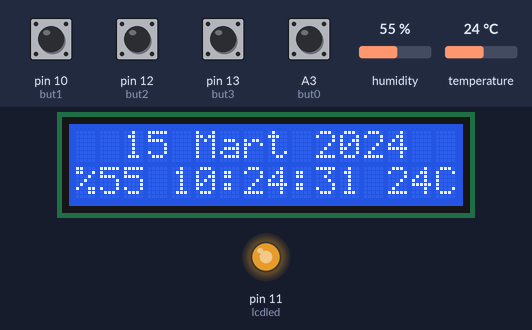
A sketch run on a simulated Arduino Uno, built with avr-gcc and run on an emulated ATmega328P. On the bench: 16×2 character LCD, output pins drawn as LEDs (lit = HIGH). Wiring (inferred from the names in the program): DS1307 clock at I2C address 0x68. The inputs (shaded band) are chosen by the test bench; at power-on: A3 (but0), pin 10 (but1), pin 12 (but2), pin 13 (but3) LOW, temperature 24 °C, humidity 55 %. The local clock reads 2024-03-15 10:24:30 at power-on unless the sketch sets it.

Above: at 1.2 s.
1.3 s: temperature set to 11 °C
At 2.9 s:
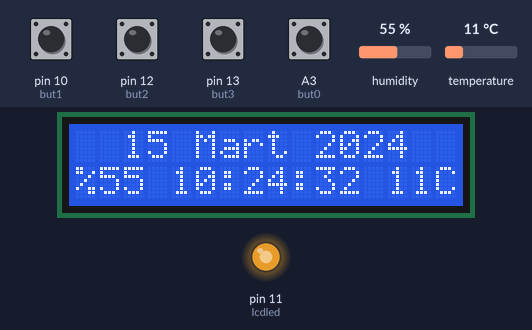
4.6 s: temperature set to 8 °C
At 6.5 s:
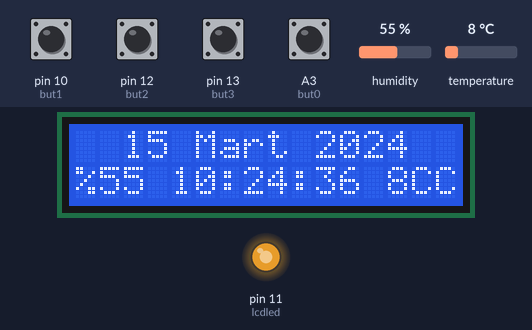
10.6 s: pin 10 (but1) pulled HIGH for 1.25 s
At 12.6 s:
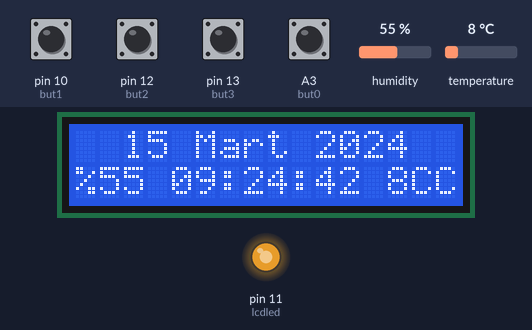
14.8 s: pin 10 (but1) pulled HIGH for 1.25 s
At 17.1 s:
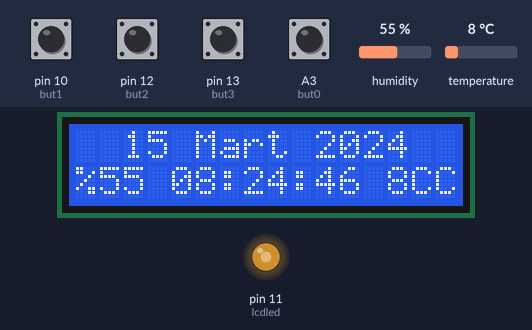
21.9 s: pin 10 (but1) pulled HIGH for 1.25 s
At 24.2 s:
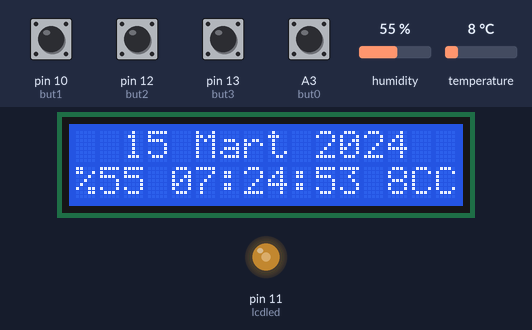
29.0 s: pin 12 (but2) pulled HIGH for 1.25 s
At 30.9 s:
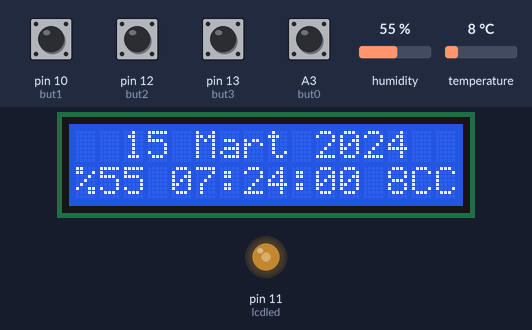
Timing chart, 0 to 32.4 s (numbered marks = the images above; inputs shaded):
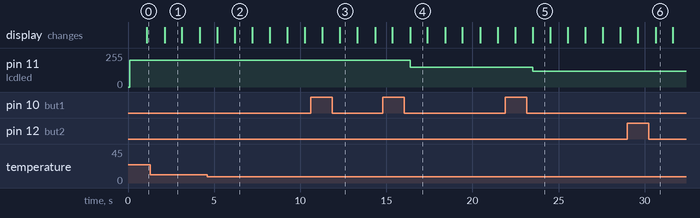

Measured:
- the behaviour switches between 10 and 9 °C on temperature (found by bisection; images 1 and 2)
- after the input at 4.6 s, the display: first differs from a run without the input after 1.6 s (image 2)
- after the input at 14.8 s, pin 11 (lcdled): 200/255 → 150/255 after 1.6 s
- after the input at 21.9 s, pin 11 (lcdled): 150/255 → 120/255 after 1.6 s
- what the display in image 1 shows lasts 1.0 s, from 2.1 s to 3.1 s

The sketch:

ArduinoDeskWatch.ino
```cpp
#include <DHT_U.h>
#include <DHT.h>
#include <TimeLib.h>
#include <Time.h>
#include <LiquidCrystal.h>
#include <Wire.h>
#include <DS1307RTC.h>
#include <EEPROM.h>
/*Pinout*/
int D7 = 2;
int D6 = 3;
int D5 = 4;
int D4 = 5;
int E = 6;
int RS = 7;
int lcdled = 11;
int lcdbrightness;
int but0 = A3;
int but1 = 10;
int but2 = 12;
int but3 = 13;
int cache1 = 0;
int cache2 = 0;
int cache3 = 0;
int cache4 = 16;
int cursor[13] = {0,2,2,2,2,2,0,1,0,2,2,2,1};
int brght[24] = { 120,120,120,120,120,120,120,120,150,200,200,200,200,200,200,200,200,200,200,200,200,200,120,120 };
boolean buthinc;
boolean buthdec;
boolean butminc;
boolean butmdec;
int tmst = 0;
boolean yrst = 0;
boolean dtset = 0;
#define DHTPIN 8
#define DHTTYPE DHT11
/*Ints*/
String months[13]= {"","Ocak","Subat","Mart","Nisan","Mayis","Haziran","Temmuz","Agustos","Eylul","Ekim","Kasim","Aralik" };


/*Define LCD Pins*/
LiquidCrystal lcd(RS, E, D4, D5, D6, D7);

tmElements_t tm;
DHT dht(DHTPIN, DHTTYPE);

void setup()
{
	/*Pinmode*/
	pinMode(lcdled, OUTPUT);
	pinMode(but0 , INPUT);
	pinMode(but1, INPUT);
	pinMode(but2, INPUT);
	pinMode(but3, INPUT);
	analogWrite(lcdled, lcdbrightness);
	Serial.begin(9600);
	lcd.begin(16, 2);

	dht.begin();


}

void loop()
{

	RTC.read(tm);
	lcd.setCursor(cursor[tm.Month], 0);
	lcd.print(tm.Day);
	lcd.print(" ");
	lcd.print(months[tm.Month]);
	lcd.print(" ");
	lcd.print(tmYearToCalendar(tm.Year));
	lcd.setCursor(13, 2);
	lcd.print(dht.readTemperature(),0);
	lcd.print("C");
	lcd.setCursor(0, 2);
	lcd.print("%");
	lcd.print(dht.readHumidity(),0);
	lcd.setCursor(4, 2);
	print2digits(tm.Hour);
	lcd.print(":");
	print2digits(tm.Minute);
	lcd.print(":");
	print2digits(tm.Second);
	analogWrite(lcdled , brght[tm.Hour]);
	buthinc = digitalRead(but0);
	buthdec = digitalRead(but1);
	butminc = digitalRead(but3);
	butmdec = digitalRead(but2);
	if (buthinc == 1 && butminc == 1 ) {
		tmst++;
		if (tmst >= 3) {
			tmst = 0;

		}

		delay(1000);
		lcd.clear();

	}
	/*TIME*/
	if (buthinc==1 && tmst==0) {

			cache1 = tm.Hour + 1;
			if (cache1 >= 24) {
				cache1 = 0;
			}
			cache2 = tm.Minute;
			cache3 = tm.Second;
			settimefromcache();

		}
	if (buthdec==1  && tmst==0 ) {
		cache1 = tm.Hour - 1;
		if (cache1 < 0) {
			cache1 = 24;
		}
		cache2 = tm.Minute;
		cache3 = tm.Second;
		settimefromcache();
	}
	if (butminc==1  && tmst==0 ) {
		cache2 = tm.Minute + 1;
		if (cache2 >= 60) {
			cache2 = 0;
		}
		cache1 = tm.Hour;
		cache3 = tm.Second;
		settimefromcache();
	}
	if (butmdec==1 && tmst==0 ) {
		cache2 = tm.Minute - 1;
		if (cache2 < 0) {
			cache2 = 60;
		}
		cache1 = tm.Hour;
		cache3 = tm.Second;
		settimefromcache();
	}
	/*DATE*/
	if (buthinc == 1 && tmst == 1) {

		cache2 = tm.Day + 1;
		if (cache2 > 31) {
			cache2 = 1;
		}
		cache1 = tm.Wday;
		cache3 = tm.Month;
		setdatefromcache();

	}
	if (buthdec == 1 && tmst == 1) {
		cache2 = tm.Day - 1;
		if (cache2 < 1) {
			cache2 = 31;
		}
		cache1 = tm.Wday;
		cache3 = tm.Month;
		setdatefromcache();
	}
	if (butminc == 1 && tmst == 1) {

		cache3 = tm.Month + 1;
		if (cache3 > 12) {
			cache3 = 1;
		}
		cache1 = tm.Wday;
		cache2 = tm.Day;
		setdatefromcache();

	}
	if (butmdec == 1 && tmst == 1) {
		cache3 = tm.Month - 1;
		if (cache3 < 1) {
			cache3 = 12;
		}
		cache1 = tm.Wday;
		cache2 = tm.Day;
		setdatefromcache();
	}
	/*YEAR*/
	if (buthinc == 1 && tmst == 2) {

		cache4 = cache4 +1;
		cache1 = cache4;

		setyrfromcache();

	}
	if (buthdec == 1 && tmst == 2) {
		cache4 = cache4 - 1;
		cache1 = cache4;

		setyrfromcache();

	}


	if (tmst == 1) {
		lcd.setCursor(0, 0);
		lcd.print("D");
	}
		if (tmst == 2) {
			lcd.setCursor(0, 0);
			lcd.print("Y");
	}
		if (tmst == 0) {
			lcd.setCursor(0, 0);

		 }
		delay(1000);
}
byte decToBcd(byte val) {
	return ((val / 10 * 16) + (val % 10));
}
byte bcdToDec(byte val) {
	return ((val / 16 * 10) + (val % 16));
}

void settimefromcache() {
	Wire.beginTransmission(0x68);
	Wire.write(byte(0));
	Wire.write(decToBcd(cache3)); //sec
	Wire.write(decToBcd(cache2)); //min
	Wire.write(decToBcd(cache1)); //hr
	Wire.write(byte(0));
	Wire.endTransmission();
}
void setdatefromcache()
{
	Wire.beginTransmission(0x68);
	Wire.write(byte(3));
	Wire.write(decToBcd(cache1)); //dow
	Wire.write(decToBcd(cache2)); //dom
	Wire.write(decToBcd(cache3)); //mo
	Wire.endTransmission();
}
void setyrfromcache()
{
	Wire.beginTransmission(0x68);
	Wire.write(byte(6));
	Wire.write(decToBcd(cache1)); //yr
	Wire.endTransmission();

}

void print2digits(int number) {
	if (number >= 0 && number < 10) {
		lcd.print('0');
	}
	lcd.print(number);
}
```
